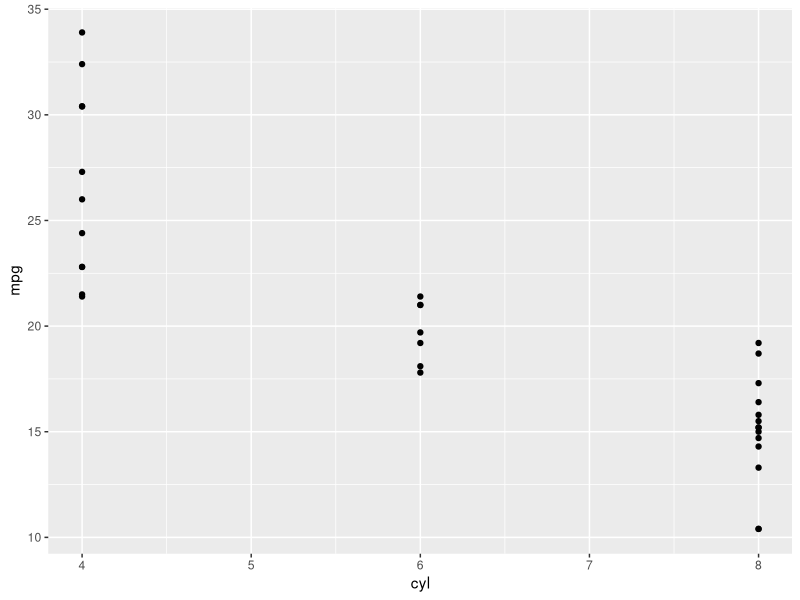
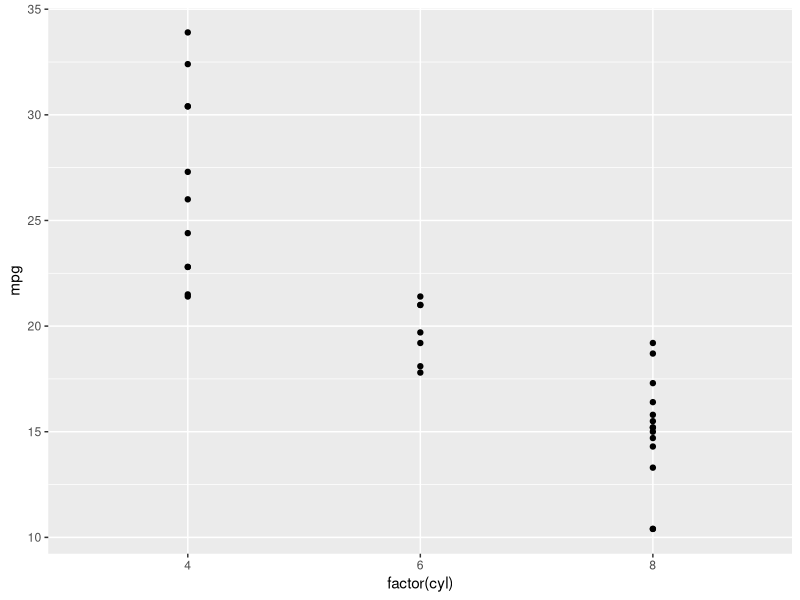
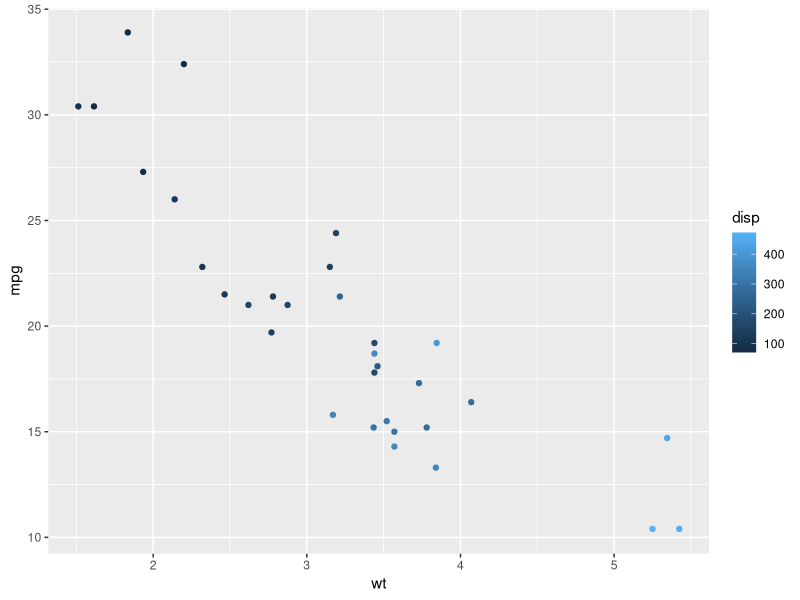
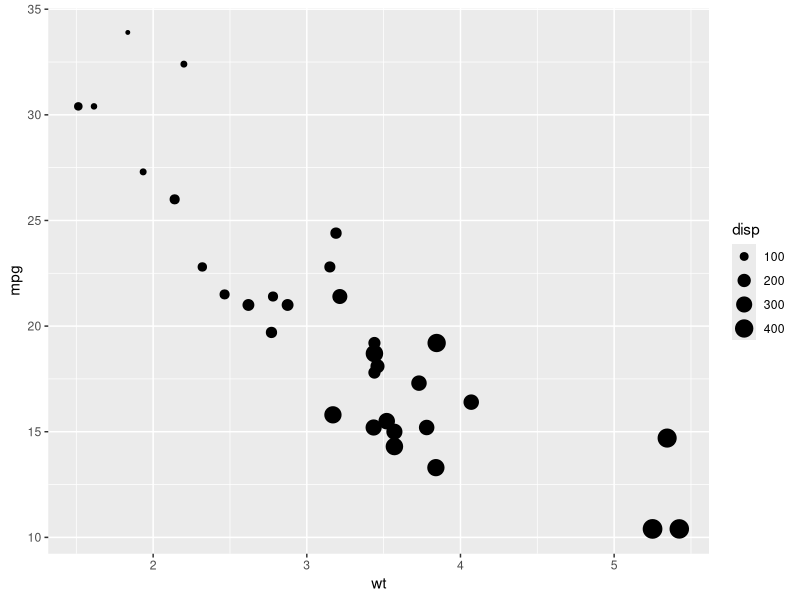
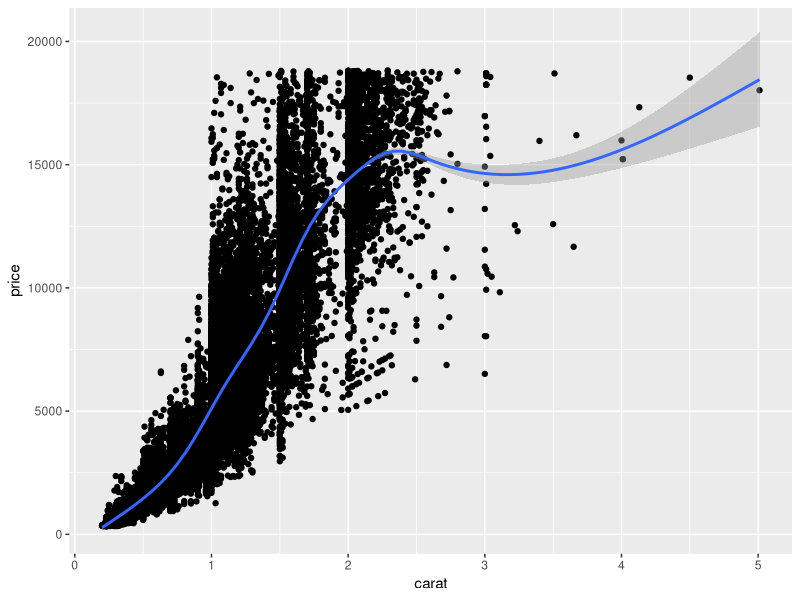
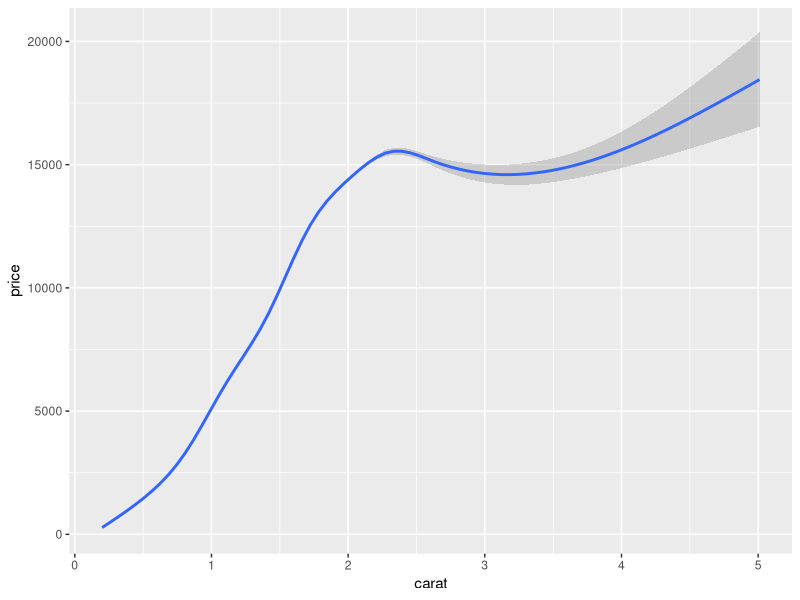
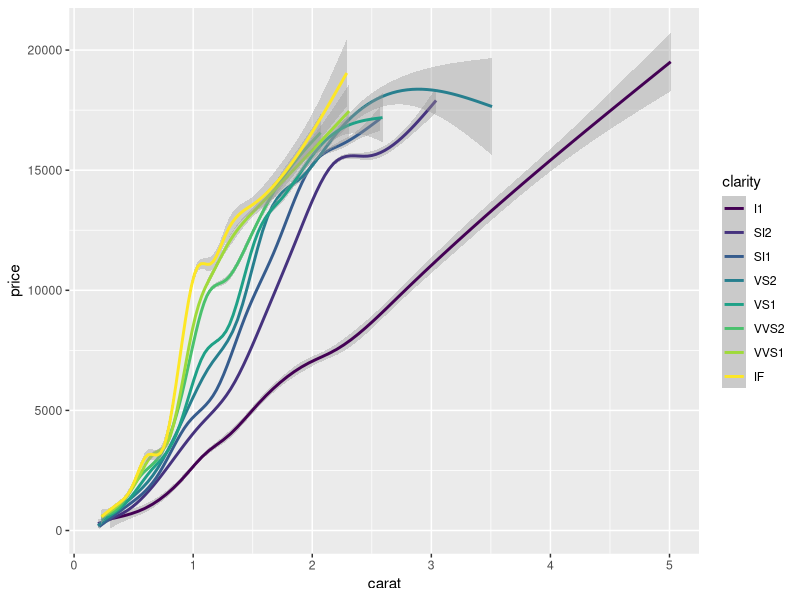
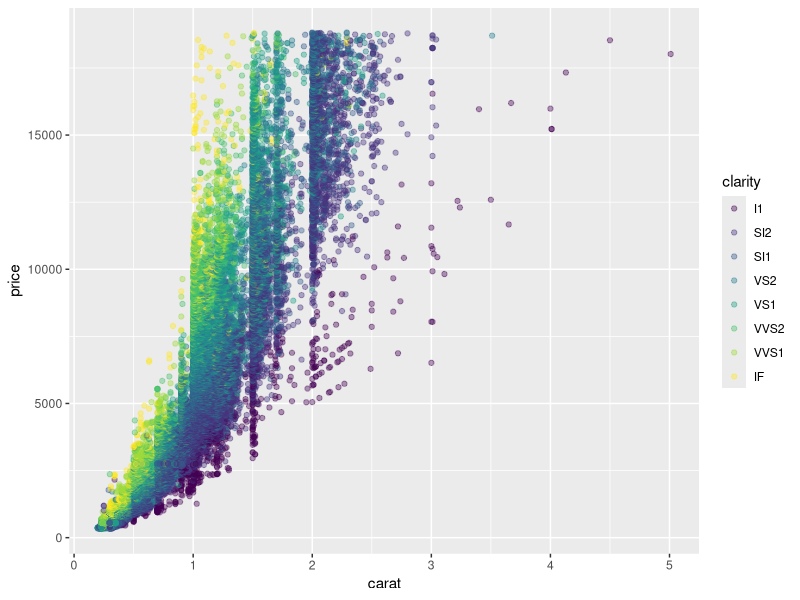

Reproduce these figures in R, in order.
## ---- chunk 1
knitr::opts_chunk$set(echo = TRUE)
## ---- chunk 2
library(dplyr)
library(tidyr)
## ---- chunk 3
# Load the ggplot2 package
library(ggplot2)

# Explore the mtcars data frame with str()
str(mtcars)

# Execute the following command
ggplot(mtcars, aes(x = cyl, y = mpg)) +
  geom_point()

# Change the command below so that cyl is treated as factor
ggplot(mtcars, aes(x = factor(cyl), y = mpg)) +
  geom_point()
## ---- chunk 4
# Colour
ggplot(mtcars, aes(x = wt, y = mpg, color = disp)) +
  geom_point()

# Size
ggplot(mtcars, aes(x = wt, y = mpg, size = disp)) +
  geom_point()

# Can't use shape with disp because it is a continuous variable
## ---- chunk 5
# Example 1:
  
# 1 - Plot the diamonds dataset
ggplot(diamonds, aes(x = carat, y = price)) +
  geom_point() +
  geom_smooth()

# 2 - Copy the above command but show only the smooth line
ggplot(diamonds, aes(x = carat, y = price)) +
  geom_smooth()

# 3 - Copy the above command and assign the value of clarity to color in aes()
ggplot(diamonds, aes(x = carat, y = price, color = clarity)) +
  geom_smooth()

# 4 - Keep the color settings from previous command. Plot only the points with argument alpha to make the points 60% transparent.
ggplot(diamonds, aes(x = carat, y = price, color = clarity)) +
  geom_point(alpha = 0.4)

# Example 2:

# Create the object containing the data and aes layers: dia_plot
dia_plot <- ggplot(diamonds, aes(x = carat, y = price))

# Add a geom layer with + and geom_point()
dia_plot + geom_point()

# Add the same geom layer, but with aes() inside
dia_plot + geom_point(aes(color = clarity))

# Example 3:

# 1 - The dia_plot object has been created for you
dia_plot <- ggplot(diamonds, aes(x = carat, y = price))

# 2 - Expand dia_plot by adding geom_point() with alpha set to 0.2
dia_plot <- dia_plot + geom_point(alpha = 0.2)

# 3 - Plot dia_plot with additional geom_smooth() with se (error shading) set to FALSE
dia_plot + geom_smooth(se = F)

# 4 - Copy the command from above and add aes() with the correct mapping to geom_smooth()
dia_plot + geom_smooth(aes(color = clarity), se = F)
## ---- chunk 6
# Example 1: 
# Base R simple plot
plot(mtcars$wt, mtcars$mpg, col= mtcars$fcyl)
## ---- chunk 7
# Basic plot
mtcars$cyl <- as.factor(mtcars$cyl)
plot(mtcars$wt, mtcars$mpg, col = mtcars$cyl)

# Example from base R 
plot(mtcars$wt, mtcars$mpg, col = mtcars$cyl)
abline(lm(mpg ~ wt, data = mtcars), lty = 2)
lapply(mtcars$cyl, function(x) {
  abline(lm(mpg ~ wt, mtcars, subset = (cyl == x)), col = x)
  })
legend(x = 5, y = 33, legend = levels(mtcars$cyl),
       col = 1:3, pch = 1, bty = "n")

# Example from ggplot2
ggplot(mtcars, aes(x = wt, y = mpg, col = cyl)) +
  geom_point() + 
  geom_smooth(method = "lm", se = F)+
  geom_smooth(aes(group = 1), method = "lm" , se = F, linetype = 2)
## ---- chunk 8
# Convert iris dataset to tidy format
iris.tidy <- iris %>%
  gather(key, Value, -Species) %>%
  separate(key, c("Part", "Measure"), "\\.")

# Example plotting tidy data
ggplot(iris.tidy, aes(x = Species, y = Value, col = Part)) +
  geom_jitter() +
  facet_grid(. ~ Measure)

## ---- chunk 9
#Using colour aesthetic
ggplot(mtcars, aes(x=wt, y=mpg, col=cyl)) +
  geom_point()

#Changing the shape and size of the points
ggplot(mtcars, aes(x=wt, y=mpg, col=cyl)) +
  geom_point(shape=1, size=4)

#Using shape=21
ggplot(mtcars, aes(x = wt, y = mpg, fill = cyl, col=am)) +
  geom_point(shape = 21, size = 4, alpha=0.6)

#Using a hex code for colour
ggplot(mtcars, aes(x=wt, y=mpg, fill=cyl))+
geom_point(col="#4ABEFF", size=10, shape=23)
## ---- chunk 10
#Example 1:

cyl.am <- ggplot(mtcars, aes(x = factor(cyl), fill = factor(am)))

# Add geom (position = "stack" by default)
cyl.am + 
  geom_bar()

# Fill - show proportion
cyl.am + 
  geom_bar(position = "fill")  

# Dodging - principles of similarity and proximity
cyl.am +
  geom_bar(position = "dodge") 

# Clean up the axes with scale_ functions
val = c("#E41A1C", "#377EB8")
lab = c("Manual", "Automatic")
cyl.am +
  geom_bar(position = "dodge") +
  scale_x_discrete("Cylinders") + 
  scale_y_continuous("Number") +
  scale_fill_manual("Transmission", 
                    values = val,
                    labels = lab) 

#Example 2:

ggplot(mtcars, aes(x = mpg, y = 0)) +
  geom_jitter()+
  scale_y_continuous(limits=c(-2,2))
## ---- chunk 11
#Example 1:

cyl<- as.factor("cyl")

# Basic scatter plot: wt on x-axis and mpg on y-axis; map cyl to col
ggplot(mtcars, aes(x=wt, y=mpg, col=cyl))+
geom_point(size=4)


# Hollow circles - an improvement
ggplot(mtcars, aes(x=wt, y=mpg, col=cyl))+
geom_point(size=4, shape=1)


# Add transparency - very nice
ggplot(mtcars, aes(x=wt, y=mpg, col=cyl))+
geom_point(size=4, shape=1, alpha=0.6)

#Example 2:

# Without Jitter
ggplot(diamonds, aes(x=clarity, y=carat, col=price))+
geom_point(alpha=0.5)


# Dot plot with jittering
ggplot(diamonds, aes(x=clarity, y=carat, col=price))+
geom_point(position="jitter", alpha=0.5)
## ---- chunk 12
#Example 1:

#Ploting a histogram with set binwidth and modified y-axis
ggplot(mtcars, aes(x = mpg, y=..density..)) +
  geom_histogram(aes(x = mpg, y=..density..), binwidth=1)

#Example 2:

# Draw a bar plot of cyl, filled according to am
ggplot(mtcars, aes(x = cyl, fill = am)) +
  geom_bar()

# Change the position argument to stack
ggplot(mtcars, aes(x = cyl, fill = am)) +
  geom_bar(position="stack")

# Change the position argument to fill
ggplot(mtcars, aes(x = cyl, fill = am)) +
  geom_bar(position="fill")

# Change the position argument to dodge
ggplot(mtcars, aes(x = cyl, fill = am)) +
  geom_bar(position="dodge")
## ---- chunk 13
#Basic line plot
ggplot(economics, aes(x = date, y = unemploy)) +
geom_line()

